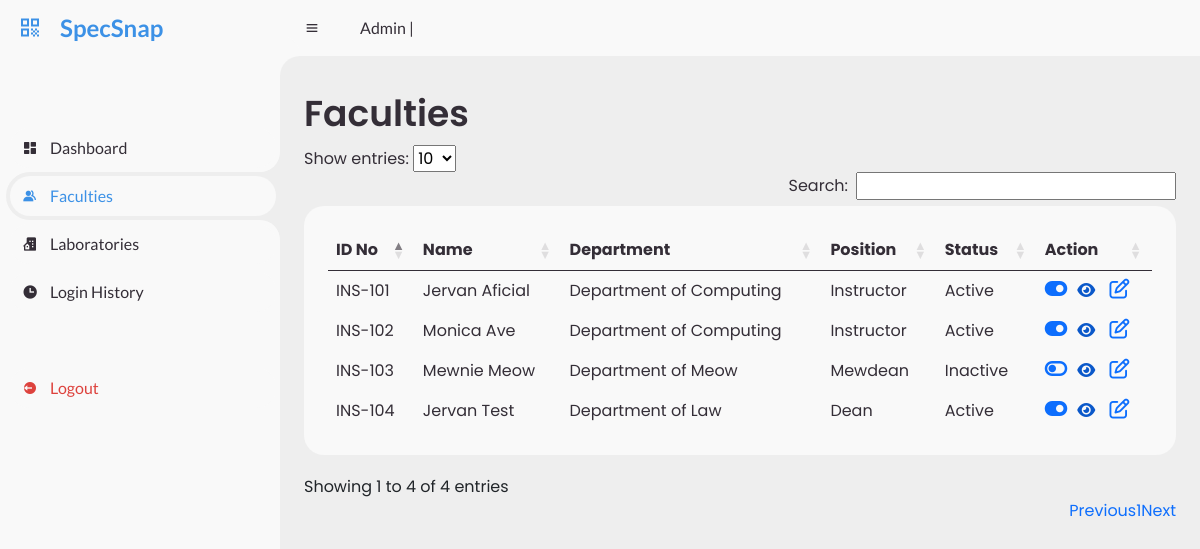
Before: /fview.php with the older database file.
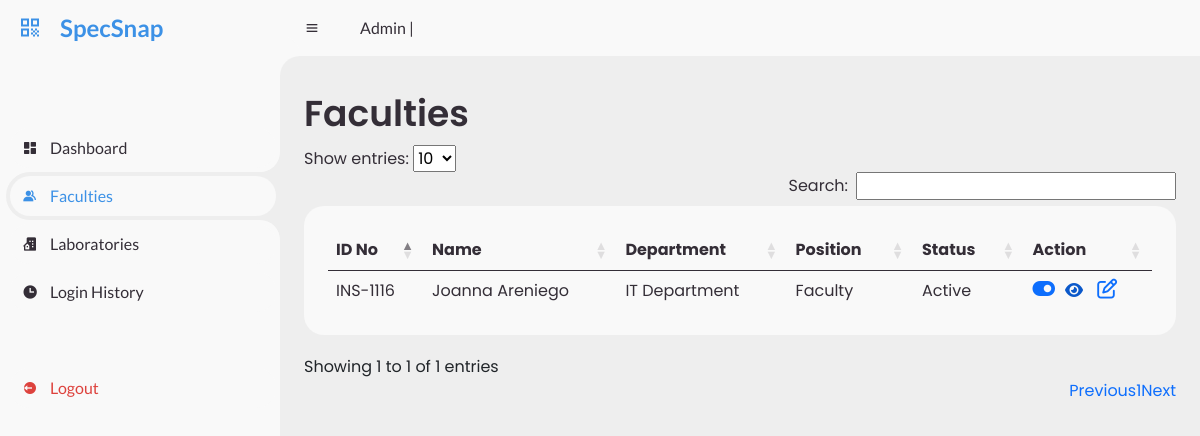
After: the same page with the newer database file.
### tables this page shows
CREATE TABLE `faculty` (
  `idno` varchar(50) NOT NULL,
  `fname` varchar(40) DEFAULT NULL,
  `mname` varchar(40) NOT NULL,
  `lname` varchar(40) NOT NULL,
  `sex` varchar(6) NOT NULL,
  `addrs` varchar(100) DEFAULT NULL,
  `cpno` varchar(11) NOT NULL,
  `department` varchar(30) NOT NULL,
  `position` varchar(30) NOT NULL,
  `faculty_stat` varchar(20) NOT NULL,
  `email` varchar(50) DEFAULT NULL,
  `passw` varchar(30) DEFAULT NULL
);

### fview.php (the view, shortened to what this page needs)
<!DOCTYPE html>
<html lang="en">
<head>
	<link href='https://unpkg.com/boxicons@2.0.9/css/boxicons.min.css' rel='stylesheet'>
	<link href="https://cdn.jsdelivr.net/npm/bootstrap@5.0.2/dist/css/bootstrap.min.css" rel="stylesheet">
    <link href="https://cdn.jsdelivr.net/npm/bootstrap@5.0.2/dist/css/bootstrap.min.css" rel="stylesheet">
    <link rel="stylesheet" href="https://cdn.datatables.net/1.11.5/css/dataTables.bootstrap5.min.css">
    <link rel="stylesheet" href="https://cdnjs.cloudflare.com/ajax/libs/font-awesome/4.7.0/css/font-awesome.min.css">
	<link rel="stylesheet" href="assets/css/fac-adm-style.css">
    <link rel="stylesheet" href="assets/css/hview.css">
</head>
<body style="background-color: #eee">
	<section id="sidebar">
		<a href="#" class="brand">
			<i class='bx bx-qr'></i>
			<span class="text">SpecSnap</span>
		</a>
		<ul class="side-menu top">
			<li>
				<a href="ahomepage.php">
					<i class='bx bxs-dashboard' ></i>
					<span class="text">Dashboard</span>
				</a>
			</li>
			<li  class="active">
				<a href="fview.php">
					<i class='bx bxs-group' ></i>
					<span class="text">Faculties</span>
				</a>
			</li>
			<li>
				<a href="lview.php">
					<i class='bx bxs-building-house'></i>
					<span class="text">Laboratories</span>
				</a>
			</li>
			<li>
				<a href="logz.php">
					<i class='bx bxs-time'></i>
					<span class="text">Login History</span>
				</a>
			</li>
		</ul>
		<ul class="side-menu">
			<li>
				<a href="logout.php" class="logout">
					<i class='bx bxs-log-out-circle' ></i>
					<span class="text">Logout</span>
				</a>
			</li>
		</ul>
	</section>
	<section id="content">
		<nav>
			<i class='bx bx-menu' ></i>
			<a href="#" class="nav-link">Admin | <?php echo $_SESSION["user"] ?></a>
		</nav>
		<main>
			<div class="head-title">
				<div class="left">
					<h1>Faculties</h1>
				</div>
			</div>
            <?php
require "db_connection.php";
$sql = "SELECT * FROM `faculty` WHERE 1=1";
$result = $link->query($sql);
if ($result) {
    if ($result->num_rows > 0) {
        echo '
        <div class="table-responsive">
        <table id="example" class="table table-hover" >
            <thead>
                <tr>
                    <th>ID No</th>
                    <th>Name</th>
                    <th>Department</th>
                    <th>Position</th>
                    <th>Status</th>
                    <th>Action</th>
                </tr>
            </thead>
            <tbody>';
            while ($row = $result->fetch_assoc()) {
                echo '<tr>';
                echo '<td>' . $row['idno'] . '</td>';
                echo '<td>' . $row['fname'] . " " . $row['lname'] . '</td>';
                echo '<td>' . $row['department'] . '</td>';
                echo '<td>' . $row['position'] . '</td>';
                echo '<td>' . $row['faculty_stat'] . '</td>';
                echo '<td>';
                if ($row['faculty_stat'] === 'Active') {
                    echo '<a href="fchange.php?id=' . $row['idno'] . '" class="link-primary"><i class="fa fa-toggle-on fs-5"></i></a>';
                } else {
                    echo '<a href="fchange.php?id=' . $row['idno'] . '" class="link-primary"><i class="fa fa-toggle-off fs-5"></i></a>';
                }
                echo '<i style="margin-left: 10px; color: #0a58ca;" class="fa-solid fa-eye view-faculty-details" data-id="' . $row['idno'] . '"></i>';
                echo '<a href="edit_faculty.php?id=' . $row['idno'] . '" class="link-primary" style="margin-left: 10px;">
                        <i class="fa fa-edit fs-5"></i>
                      </a>';
                echo '</td>';
                echo '</tr>';
            }
        echo '
            </tbody>
        </table>
        </div>';
    } else {
        echo "No results found.";
    }
}
?>
		</main>
	</section>
</body>
</html>

### assets/css/fac-adm-style.css (style rules this page uses)
* { margin: 0; padding: 0; box-sizing: border-box; }
a { text-decoration: none; }
li { list-style: none; }
:root { --poppins: 'Poppins', sans-serif; --lato: 'Lato', sans-serif; --light: #F9F9F9; --blue: #3C91E6; --light-blue: #CFE8FF; --grey: #eee; --dark-grey: #AAAAAA; --dark: #342E37; --red: #dd423d; --light-red: #f79d99; --yellow: #FFCE26; --light-yellow: #FFF2C6; --orange: #FD7238; --light-orange: #FFE0D3; --green: #5cb85c; --light-green: #b0e3b0; }
html { overflow-x: hidden; }
body { background: var(--grey); overflow-x: hidden; }
#sidebar { position: fixed; top: 0; left: 0; width: 280px; height: 100%; background: var(--light); z-index: 2000; font-family: var(--lato); transition: .3s ease; overflow-x: hidden; scrollbar-width: none; }
#sidebar .brand { font-size: 24px; font-weight: 700; height: 56px; display: flex; align-items: center; color: var(--blue); position: sticky; top: 0; left: 0; background: var(--light); z-index: 500; padding-bottom: 20px; box-sizing: content-box; }
#sidebar .brand .bx { min-width: 60px; display: flex; justify-content: center; }
#sidebar .side-menu { width: 100%; margin-top: 48px; }
#sidebar .side-menu li { height: 48px; background: transparent; margin-left: 6px; border-radius: 48px 0 0 48px; padding: 4px; }
#sidebar .side-menu li.active { background: var(--grey); position: relative; }
#sidebar .side-menu li.active::before { content: ''; position: absolute; width: 40px; height: 40px; border-radius: 50%; top: -40px; right: 0; box-shadow: 20px 20px 0 var(--grey); z-index: -1; }
#sidebar .side-menu li.active::after { content: ''; position: absolute; width: 40px; height: 40px; border-radius: 50%; bottom: -40px; right: 0; box-shadow: 20px -20px 0 var(--grey); z-index: -1; }
#sidebar .side-menu li a { width: 100%; height: 100%; background: var(--light); display: flex; align-items: center; border-radius: 48px; font-size: 16px; color: var(--dark); white-space: nowrap; overflow-x: hidden; }
#sidebar .side-menu.top li.active a { color: var(--blue); }
#sidebar .side-menu li a.logout { color: var(--red); }
#sidebar .side-menu li a .bx { min-width: calc(60px - ((4px + 6px) * 2)); display: flex; justify-content: center; }
#content { position: relative; width: calc(100% - 280px); left: 280px; transition: .3s ease; }
#content nav { height: 56px; background: var(--light); padding: 0 24px; display: flex; align-items: center; grid-gap: 24px; font-family: var(--lato); position: sticky; top: 0; left: 0; z-index: 1000; }
#content nav::before { content: ''; position: absolute; width: 40px; height: 40px; bottom: -40px; left: 0; border-radius: 50%; box-shadow: -20px -20px 0 var(--light); }
#content nav a { color: var(--dark); }
#content nav .bx.bx-menu { cursor: pointer; color: var(--dark); }
#content nav .nav-link { font-size: 16px; transition: .3s ease; }
#content main { width: 100%; padding: 36px 24px; font-family: var(--poppins); max-height: calc(100vh - 56px); overflow-y: auto; }
#content main .head-title { display: flex; align-items: center; justify-content: space-between; grid-gap: 16px; flex-wrap: wrap; }
#content main .head-title .left h1 { font-size: 36px; font-weight: 600; margin-bottom: 10px; color: var(--dark); }

### assets/css/hview.css (style rules this page uses)
:root { --poppins: 'Poppins', sans-serif; --lato: 'Lato', sans-serif; --light: #F9F9F9; --blue: #3C91E6; --light-blue: #CFE8FF; --grey: #eee; --dark-grey: #AAAAAA; --dark: #342E37; --red: #dd423d; --light-red: #f79d99; --yellow: #FFCE26; --light-yellow: #FFF2C6; --orange: #FD7238; --light-orange: #FFE0D3; --green: #5cb85c; --light-green: #b0e3b0; }
.table { width: 100%; color: var(--dark); background-color: var(--light); border-radius: 20px; padding: 24px; overflow-x: auto; }
td { border: none; }

### fview.php (style rules this page uses)
#sidebar ul { padding-left: 0; }

Changed rows visible on the page:
removed faculty: idno "INS-101", fname "Jervan", lname "Aficial", department "Department of Computing", position "Instructor", faculty_stat "Active"
removed faculty: idno "INS-102", fname "Monica", lname "Ave", department "Department of Computing", position "Instructor", faculty_stat "Active"
removed faculty: idno "INS-103", fname "Mewnie", lname "Meow", department "Department of Meow", position "Mewdean", faculty_stat "Inactive"
removed faculty: idno "INS-104", fname "Jervan", lname "Test", department "Department of Law", position "Dean", faculty_stat "Active"
added faculty: idno "INS-1116", fname "Joanna", lname "Areniego", department "IT Department", position "Faculty", faculty_stat "Active"
Other visible differences:
text written by a page script: "Show entries: Search: Showing 1 to 4 of 4 entries Previous 1 Next" → "Show entries: Search: Showing 1 to 1 of 1 entries Previous 1 Next"
